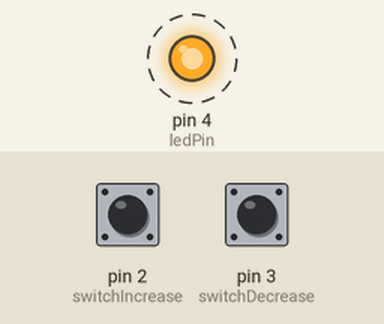
The sketch below on a simulated Arduino Uno, built with avr-gcc and run on an emulated ATmega328P. Shown: output pins drawn as LEDs (lit = HIGH). Dashed ring = blinking. The test bench sets the inputs (shaded band); at power-on: pin 2 (switchIncrease) HIGH, pin 3 (switchDecrease) HIGH.

Above: at 0.5 s.
Timing chart, 0 to 4.6 s (numbered marks = the images above):
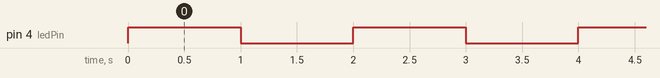

Measured:
- by itself, pin 4 (ledPin): alternates HIGH for 1.0 s and LOW for 1.0 s

The sketch:

Experiment07.ino
```cpp
int ledPin = 4;
int switchIncrease = 2;
int switchDecrease = 3;

int blinkInterval = 1000; // Initial blinking interval in milliseconds
void setup() {
  pinMode(ledPin, OUTPUT);
  pinMode(switchIncrease, INPUT_PULLUP);
  pinMode(switchDecrease, INPUT_PULLUP);
}

void loop() {
  // Check if the increase switch is pressed
  if (digitalRead(switchIncrease) == LOW) {
    increaseBlinkInterval();
  }

  // Check if the decrease switch is pressed
  if (digitalRead(switchDecrease) == LOW) {
    decreaseBlinkInterval();
  }

  // Blink the LED
  digitalWrite(ledPin, HIGH);
  delay(blinkInterval);
  digitalWrite(ledPin, LOW);
  delay(blinkInterval);
}
void decreaseBlinkInterval() {
  blinkInterval = min(2000, blinkInterval + 50);
}
void increaseBlinkInterval() {
  blinkInterval = max(50, blinkInterval - 50);
}
```
